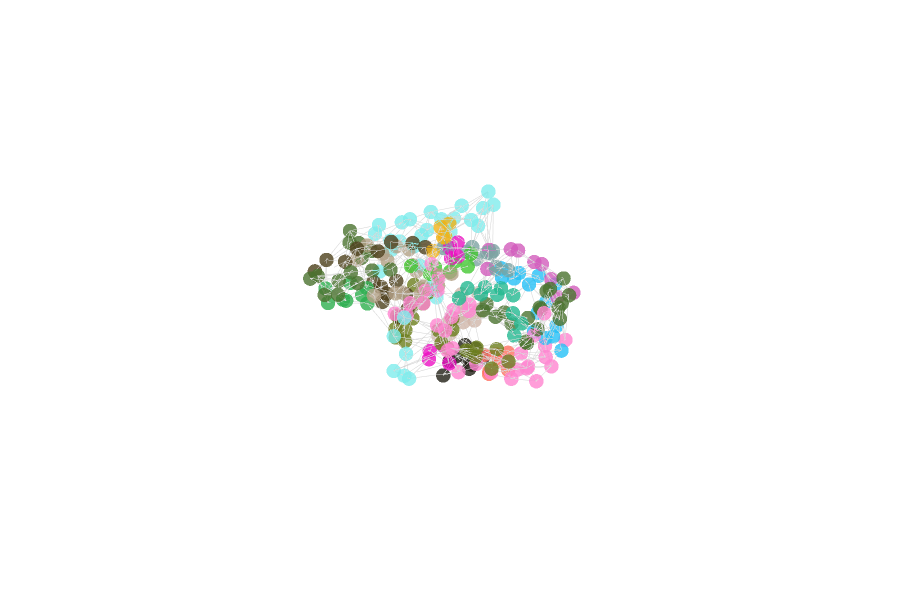

Notebook code for this chart:
### Code cell
lr_pairs = ReceptorLigandDataset('../splits_test.csv', '../structures/')
receptor = lr_pairs[0].receptor
ligand = lr_pairs[0].ligand
PlotlyVis.create_figure(receptor)

### Figure 1 — Plotly figure (JSON) as saved in the notebook; plotly's stock layout.template omitted (floating-point values rounded to 4 significant figures; data arrays with more than 128 entries replaced by an {"elided": "..."} marker saying what was removed)
{"data": [{"hoverinfo": "text", "marker": {"cmax": 1, "cmin": 0, "color": {"elided": "1990 str values"}, "opacity": 0.8, "size": 5}, "mode": "markers", "text": {"elided": "1990 str values"}, "type": "scatter3d", "x": {"elided": "248 float values"}, "y": {"elided": "248 float values"}, "z": {"elided": "248 float values"}}, {"hoverinfo": "text", "line": {"color": "lightgray", "dash": "dot", "width": 1}, "mode": "lines", "text": {"elided": "8616 str values"}, "type": "scatter3d", "x": {"elided": "8616 float values"}, "y": {"elided": "8616 float values"}, "z": {"elided": "8616 float values"}}], "layout": {"height": 600, "scene": {"xaxis": {"visible": false}, "yaxis": {"visible": false}, "zaxis": {"visible": false}}, "showlegend": false, "width": 900}}
